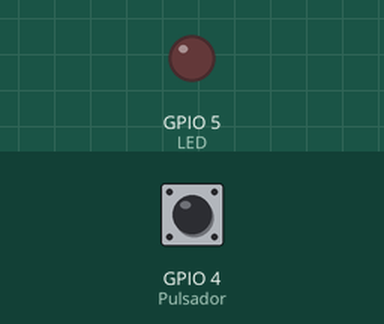
The sketch below on a simulated ESP32. Shown: output pins drawn as LEDs (lit = HIGH). The test bench sets the inputs (shaded band); at power-on: GPIO 4 (Pulsador) LOW.

Above: at 1.2 s.
1.3 s: GPIO 4 (Pulsador) pulled HIGH for 0.15 s
At 2.0 s:
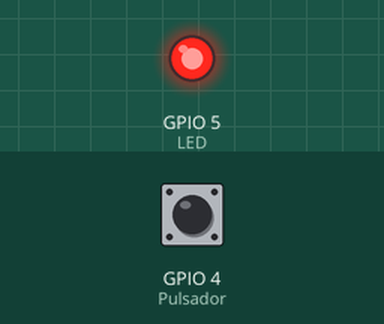
2.9 s: GPIO 4 (Pulsador) pulled HIGH for 1 s
At 3.2 s:
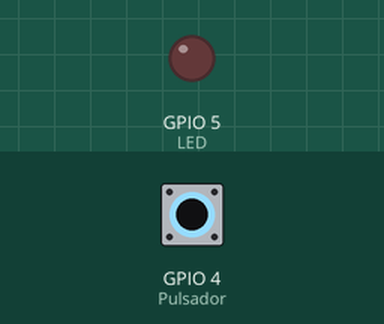
5.4 s: GPIO 4 (Pulsador) pulled HIGH for 3.2 s
At 6.3 s:
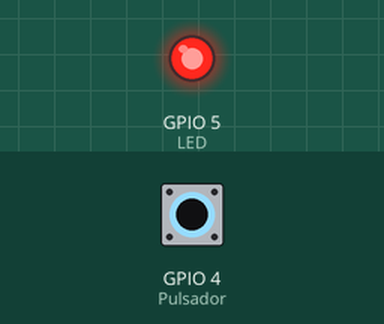
Timing chart, 0 to 8.4 s (numbered marks = the images above; inputs shaded):
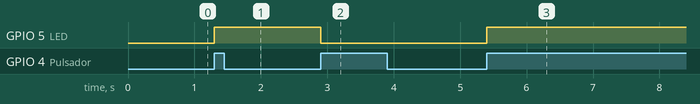

The sketch:

sketch.ino
```cpp
// Práctica encender LED con botón pulsador y luego apagar LED con el mismo
//boton pulsador

const int LED = 5;
const int Pulsador = 4;
int valor = 0;              //Se emplea para almacenar el estado del boton
int estado = 0;             //0 LED apagado, mientras que 1 encendido
int valor_viejo = 0;        //Almacena el antiguo valor


void setup(){
 pinMode(LED,OUTPUT);
 pinMode(Pulsador,INPUT);
}


void loop() {
valor= digitalRead(Pulsador);     //Lee el estado del Boton
if ((valor == HIGH) && (valor_viejo == LOW)){
estado=1-estado;

}
valor_viejo = valor;               //Valor del antiguo estado
if (estado==1){
 digitalWrite(LED, HIGH);          // enciende el LED
}
else{
 digitalWrite(LED,LOW);            // apagar el LED
}
}
```

Measured:
- after the input at 1.3 s, GPIO 5 (LED): LOW → HIGH at once
- after the input at 2.9 s, GPIO 5 (LED): HIGH → LOW at once
- after the input at 5.4 s, GPIO 5 (LED): LOW → HIGH at once
